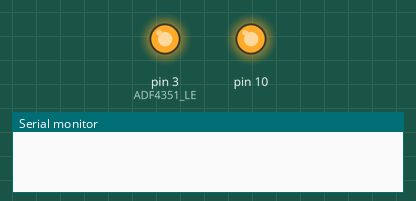
Recording of a sketch running on a simulated Arduino Uno, built with avr-gcc and run on an emulated ATmega328P. Parts: output pins drawn as LEDs (lit = HIGH), the last lines printed to the serial monitor.

Above: at 0.1 s.
At 0.6 s:
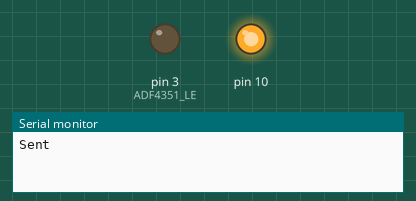
Timing chart, 0 to 2.1 s (numbered marks = the images above):
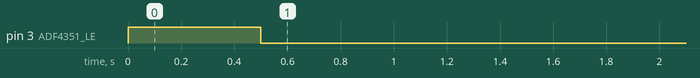

The sketch:

test2.ino
```cpp
#include <SPI.h>

#define ADF4351_LE 3

// volatile uint32_t registers[6] =  {0x400000, 0x8008011, 0x4E42, 0x4B3, 0xCC802C, 0x580005} ; // 437 MHz
uint32_t registers[6] =  {0x580005, 0xBC803C, 0x4B3, 0x4E42, 0x80080C9, 0x4580A8 } ;

void WriteRegister32(const uint32_t value)
{
  digitalWrite(ADF4351_LE, LOW);
  for (int i = 3; i >= 0; i--)
    SPI.transfer((value >> (8 * i)) & 0xFF);
  digitalWrite(ADF4351_LE, HIGH);
  digitalWrite(ADF4351_LE, LOW);
}

void SetADF4351()
{ for (int i = 0; i <= 5; i++) {
    WriteRegister32(registers[i]);
    delay(500);
    WriteRegister32(registers[i]);
}
}

void setup() {
  // put your setup code here, to run once:
  Serial.begin(9600);

  pinMode(ADF4351_LE, OUTPUT);          // Setup pins
  digitalWrite(ADF4351_LE, HIGH);

  SPI.begin();
  SPI.setDataMode(SPI_MODE0);           // CPHA = 0  Clock positive
  SPI.setBitOrder(MSBFIRST);
  delay(500);
}

void loop() {
  // put your main code here, to run repeatedly:
  Serial.println("Sent");
  SetADF4351();
  delay(10000);
}
```

Measured:
- by itself, pin 3 (ADF4351_LE): HIGH → LOW at 0.50 s
